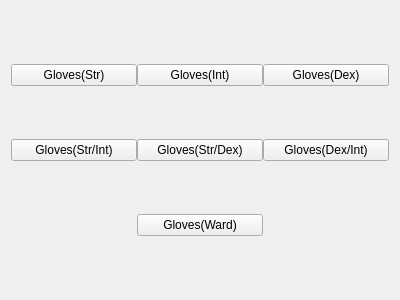
<?xml version="1.0" encoding="UTF-8"?>
<ui version="4.0">
    <class>gloves_types</class>
    <widget class="QWidget" name="gloves_types">
        <property name="geometry">
            <rect>
                <x>0</x>
                <y>0</y>
                <width>400</width>
                <height>300</height>
            </rect>
        </property>
        <property name="windowTitle">
            <string>Form</string>
        </property>
        <layout class="QVBoxLayout" name="verticalLayout">
            <item>
                <widget class="QWidget" name="gloves_types_container" native="true">
                    <layout class="QGridLayout" name="gridLayout">
                        <property name="leftMargin">
                            <number>0</number>
                        </property>
                        <property name="topMargin">
                            <number>0</number>
                        </property>
                        <property name="rightMargin">
                            <number>0</number>
                        </property>
                        <property name="bottomMargin">
                            <number>0</number>
                        </property>
                        <property name="spacing">
                            <number>0</number>
                        </property>
                        <item row="0" column="2">
                            <widget class="QPushButton" name="dex_armour_gloves_btn">
                                <property name="text">
                                    <string>Gloves(Dex)</string>
                                </property>
                                <attribute name="buttonGroup">
                                    <string notr="true">gloves_types_btn_group</string>
                                </attribute>
                            </widget>
                        </item>
                        <item row="1" column="2">
                            <widget class="QPushButton" name="dex_int_armour_gloves_btn">
                                <property name="text">
                                    <string>Gloves(Dex/Int)</string>
                                </property>
                                <attribute name="buttonGroup">
                                    <string notr="true">gloves_types_btn_group</string>
                                </attribute>
                            </widget>
                        </item>
                        <item row="0" column="1">
                            <widget class="QPushButton" name="int_armour_gloves_btn">
                                <property name="text">
                                    <string>Gloves(Int)</string>
                                </property>
                                <attribute name="buttonGroup">
                                    <string notr="true">gloves_types_btn_group</string>
                                </attribute>
                            </widget>
                        </item>
                        <item row="0" column="0">
                            <widget class="QPushButton" name="str_armour_gloves_btn">
                                <property name="text">
                                    <string>Gloves(Str)</string>
                                </property>
                                <attribute name="buttonGroup">
                                    <string notr="true">gloves_types_btn_group</string>
                                </attribute>
                            </widget>
                        </item>
                        <item row="1" column="0">
                            <widget class="QPushButton" name="str_int_armour_gloves_btn">
                                <property name="text">
                                    <string>Gloves(Str/Int)</string>
                                </property>
                                <attribute name="buttonGroup">
                                    <string notr="true">gloves_types_btn_group</string>
                                </attribute>
                            </widget>
                        </item>
                        <item row="1" column="1">
                            <widget class="QPushButton" name="str_dex_armour_gloves_btn">
                                <property name="text">
                                    <string>Gloves(Str/Dex)</string>
                                </property>
                                <attribute name="buttonGroup">
                                    <string notr="true">gloves_types_btn_group</string>
                                </attribute>
                            </widget>
                        </item>
                        <item row="2" column="1">
                            <widget class="QPushButton" name="ward_gloves_btn">
                                <property name="text">
                                    <string>Gloves(Ward)</string>
                                </property>
                                <attribute name="buttonGroup">
                                    <string notr="true">gloves_types_btn_group</string>
                                </attribute>
                            </widget>
                        </item>
                    </layout>
                </widget>
            </item>
        </layout>
    </widget>
    <resources/>
    <connections/>
    <buttongroups>
        <buttongroup name="gloves_types_btn_group"/>
    </buttongroups>
</ui>
